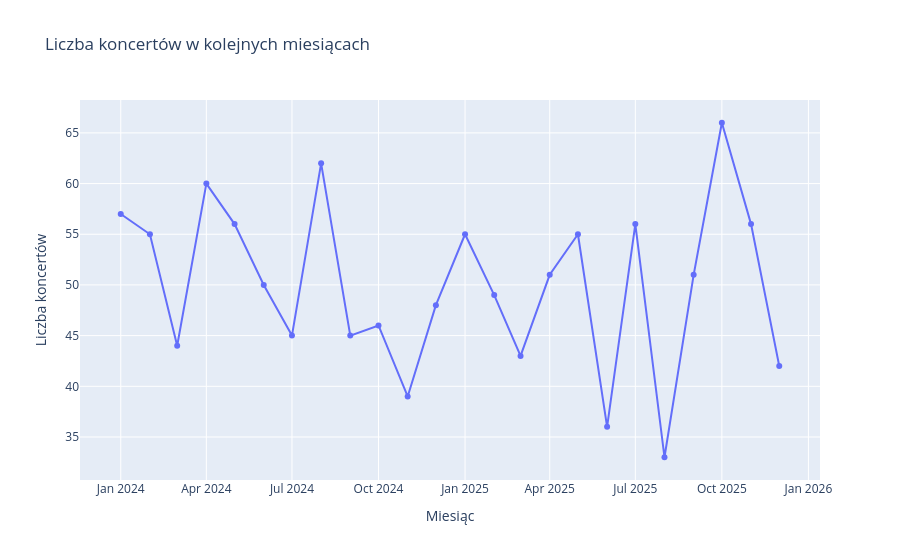

Notebook cell for this chart:
### Markdown cell above
# Część 3 — Analiza liczby koncertów w czasie

### Code cell
df["miesiac"] = df["data"].dt.to_period("M").astype(str)

koncerty_miesiac = (
    df.groupby("miesiac")
    .size()
    .reset_index(name="liczba_koncertow")
)

fig = px.line(
    koncerty_miesiac,
    x="miesiac",
    y="liczba_koncertow",
    markers=True,
    title="Liczba koncertów w kolejnych miesiącach",
    labels={
        "miesiac": "Miesiąc",
        "liczba_koncertow": "Liczba koncertów"
    }
)

fig.show()

### Figure 1 — Plotly figure (JSON) as saved in the notebook; plotly's stock layout.template omitted (floating-point values rounded to 4 significant figures)
{"data": [{"hovertemplate": "Miesiąc=%{x}<br>Liczba koncertów=%{y}<extra></extra>", "legendgroup": "", "line": {"color": "#636efa", "dash": "solid"}, "marker": {"symbol": "circle"}, "mode": "lines+markers", "name": "", "orientation": "v", "showlegend": false, "type": "scatter", "x": ["2024-01", "2024-02", "2024-03", "2024-04", "2024-05", "2024-06", "2024-07", "2024-08", "2024-09", "2024-10", "2024-11", "2024-12", "2025-01", "2025-02", "2025-03", "2025-04", "2025-05", "2025-06", "2025-07", "2025-08", "2025-09", "2025-10", "2025-11", "2025-12"], "xaxis": "x", "y": [57, 55, 44, 60, 56, 50, 45, 62, 45, 46, 39, 48, 55, 49, 43, 51, 55, 36, 56, 33, 51, 66, 56, 42], "yaxis": "y"}], "layout": {"legend": {"tracegroupgap": 0}, "title": {"text": "Liczba koncertów w kolejnych miesiącach"}, "xaxis": {"anchor": "y", "domain": [0, 1], "title": {"text": "Miesiąc"}}, "yaxis": {"anchor": "x", "domain": [0, 1], "title": {"text": "Liczba koncertów"}}}}
